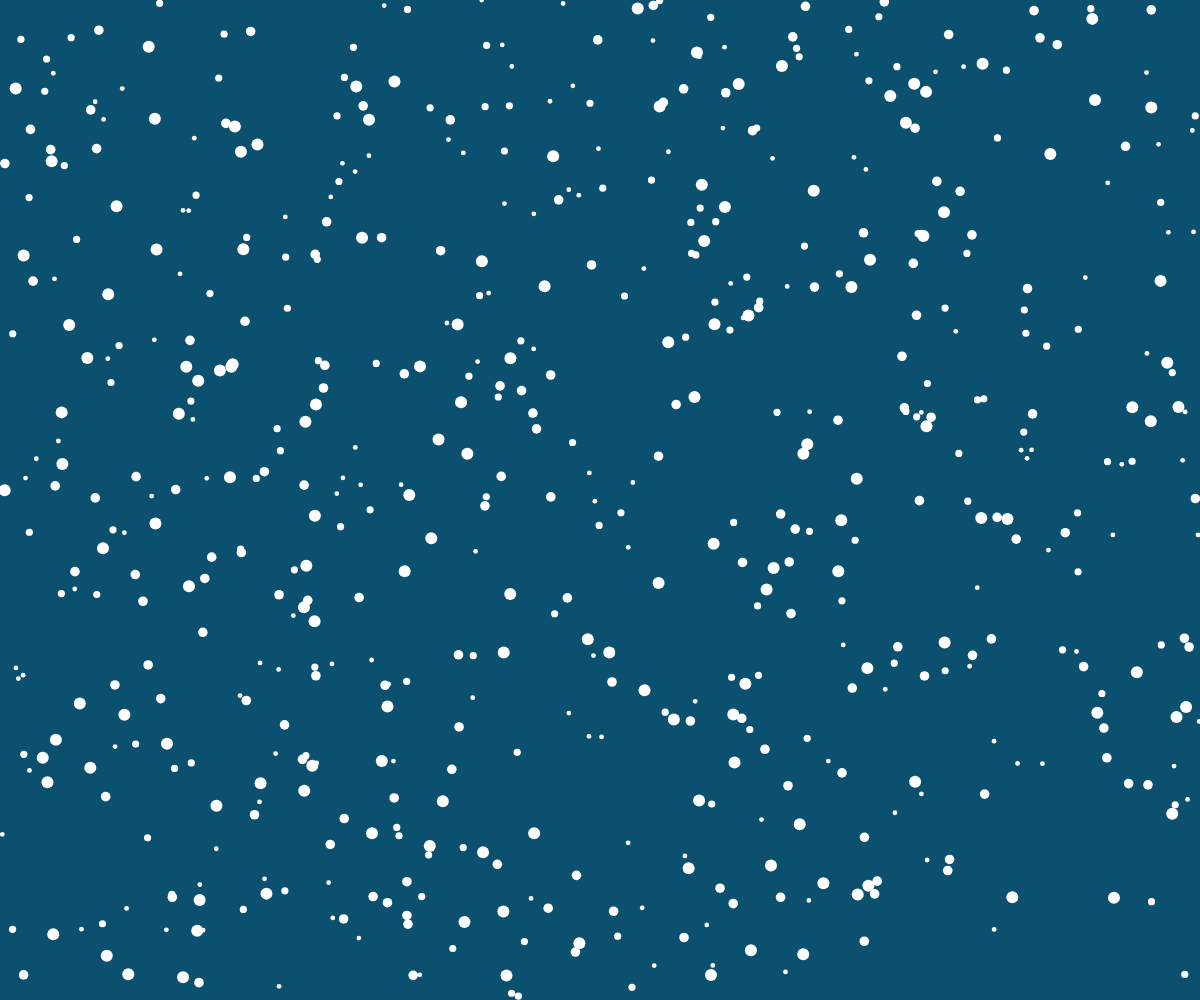
Frame 1 (no input)
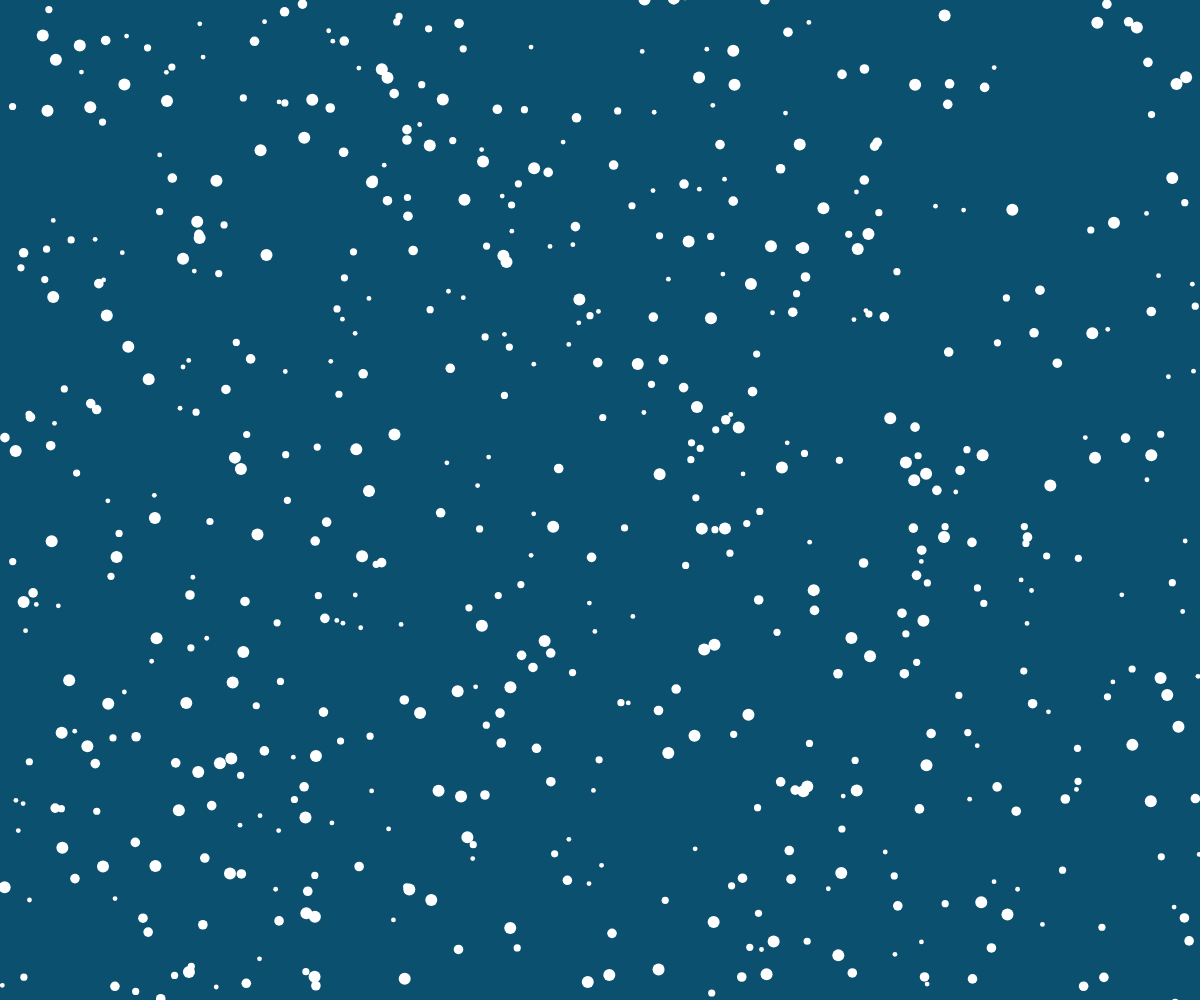
Frame 60 (no input)
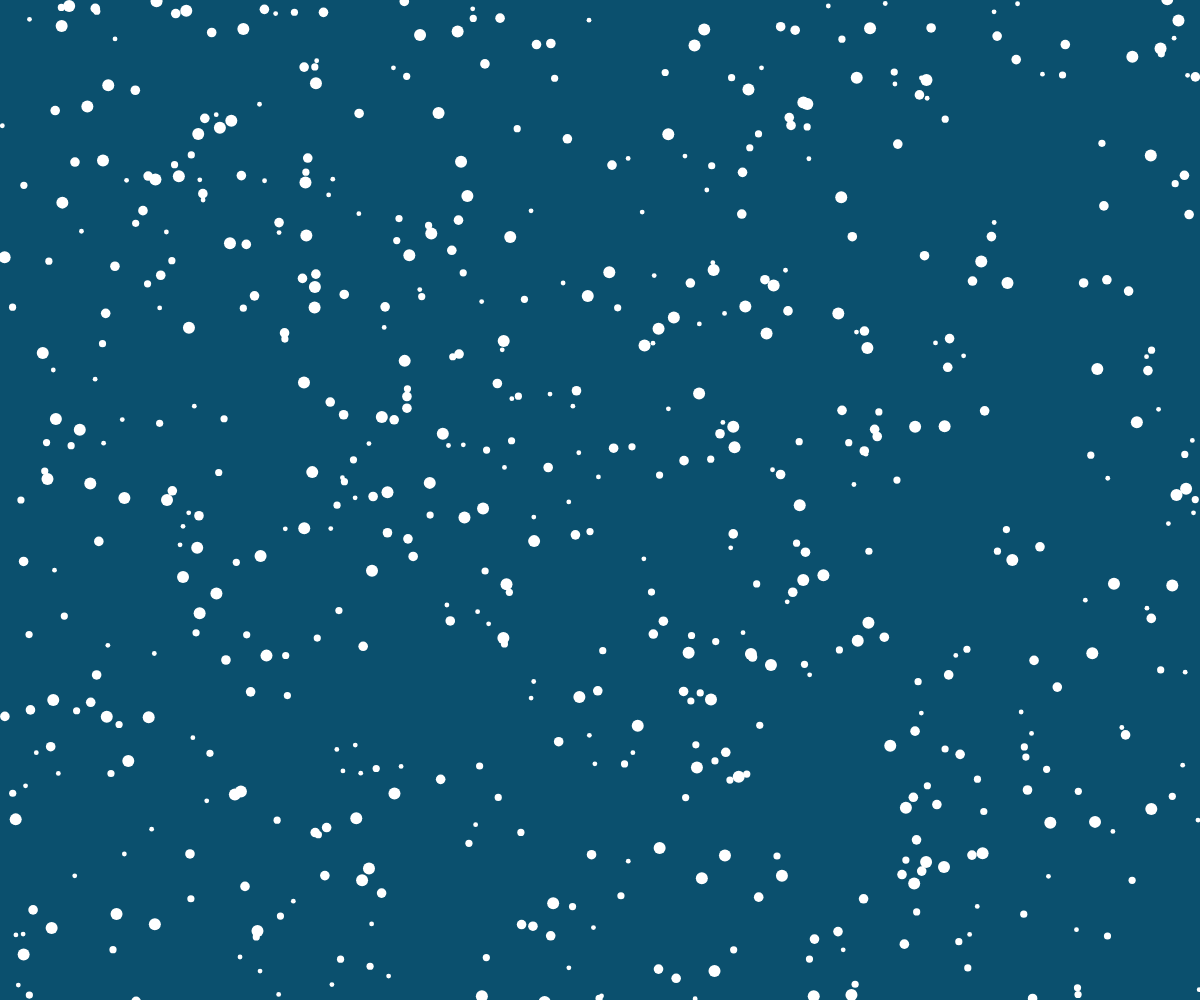
Frame 120 (the mouse pressed at the canvas centre since frame 60)

The p5.js sketch that drew these frames (run headless with seeded random() and noise() and a simulated clock; from frame 60 on, the mouse is pressed at the canvas centre):

// p5.js sketch
// ── sketch.js
const SNOWFLAKES_PER_LAYER = 150;
const MAX_SIZE = 12;
const GRAVITY = 1.4;
const LAYER_COUNT = 5;

const SNOWFLAKES = [];


function setup() {
  createCanvas(windowWidth, windowHeight);
  noStroke();

  for (let l = 0; l < LAYER_COUNT; l++) {
    SNOWFLAKES.push([]);
    for (let i = 0; i < SNOWFLAKES_PER_LAYER; i++) {
      SNOWFLAKES[l].push({
        x: random(width),
        y: random(height),
        mass: random(0.75, 1),
        l: l + 1
      });
    }
  }
}

function draw() {
  background("rgb(11,80,110)");

  for (let l = 1; l < SNOWFLAKES.length; l++) {
    const LAYER = SNOWFLAKES[l];

    for (let i = 0; i < LAYER.length; i++) {
      const snowflake = LAYER[i];
      circle(snowflake.x, snowflake.y, (snowflake.l * MAX_SIZE) / LAYER_COUNT);
      updateSnowflake(snowflake);
    }
  }
}


function updateSnowflake(snowflake) {
  const diameter = (snowflake.l * MAX_SIZE) / LAYER_COUNT;
  if (snowflake.y > height + diameter) snowflake.y = -diameter;
  else snowflake.y += GRAVITY * snowflake.l * snowflake.mass;
}
